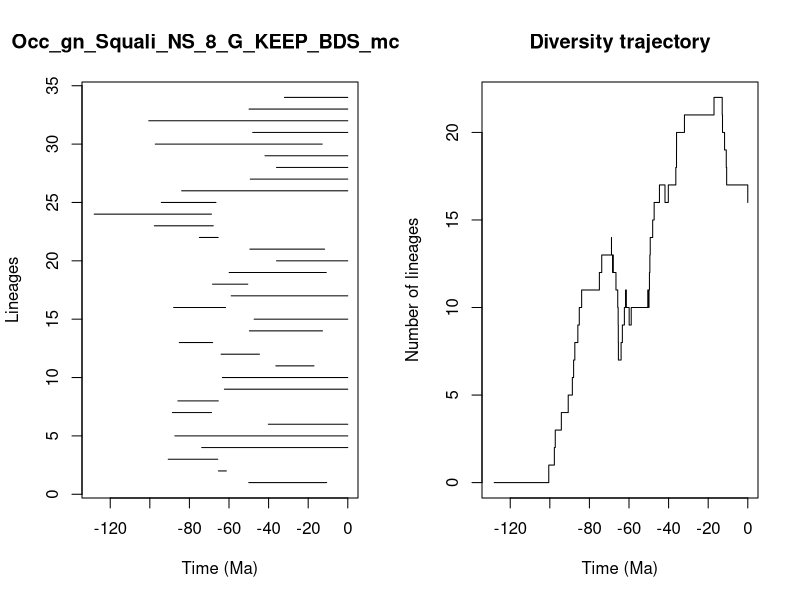

The R script that drew this image:


pdf(file='../Results/Genus_NS/5_MA_bins_EP_FT/pyrate_mcmc_logs/Occ_gn_Squali_NS_8_G_KEEP_BDS_mcmc_LTT.pdf',width=0.6*20, height=0.6*10)
title = "Occ_gn_Squali_NS_8_G_KEEP_BDS_mcmc"
ts=c(50.01218437106623, 65.35923860836238,90.7032174870955,73.77970879799905,87.36866713705236,40.141859354786625,88.62128381344466,85.84440797184071,62.33822261864792,63.35676671707368,36.35256431508054,63.99511127549049,85.12007399311585,49.678069882440646,47.29486449334802,87.98158474402437,58.88138754467516,68.31641871210337,59.916375363663505,35.978945249063564,49.46123000602194,74.96774505012355,97.71162089825106,128.09618282905043,94.18133023795225,83.92214232299361,49.27666474516483,36.00372443272873,41.82166378969334,97.2510258344069,48.042178404974166,100.53030919260078,49.884215935777036,31.994477856344822)
te=c(10.670256005769023, 61.34889775729476,65.69151269784251,0.0,0.0,0.0,68.84514298563032,65.40889277719765,0.0,0.0,17.057365452660964,44.6212481889113,68.24371736194902,12.771760995420964,0.0,61.75257973205328,0.0,50.51000821543911,10.867371267686202,0.0,11.725973602654827,65.47938790222176,67.93533638739899,68.857719205462,66.58676588342188,0.0,0.0,0.0,0.0,12.916026090157393,0.0,0.0,0.0,0.0)
div_traj=c(0, 1,2,3,4,5,6,7,8,9,10,11,12,13,14,13,12,13,12,11,10,9,8,7,8,9,10,11,10,9,10,11,10,11,12,13,14,15,16,17,16,17,18,19,20,21,22,21,20,19,18,17,16)
time_events=c(128.09618282905043, 100.53030919260078,97.71162089825106,97.2510258344069,94.18133023795225,90.7032174870955,88.62128381344466,87.98158474402437,87.36866713705236,85.84440797184071,85.12007399311585,83.92214232299361,74.96774505012355,73.77970879799905,68.857719205462,68.84514298563032,68.31641871210337,68.24371736194902,67.93533638739899,66.58676588342188,65.69151269784251,65.47938790222176,65.40889277719765,65.35923860836238,63.99511127549049,63.35676671707368,62.33822261864792,61.75257973205328,61.34889775729476,59.916375363663505,58.88138754467516,50.51000821543911,50.01218437106623,49.884215935777036,49.678069882440646,49.46123000602194,49.27666474516483,48.042178404974166,47.29486449334802,44.6212481889113,41.82166378969334,40.141859354786625,36.35256431508054,36.00372443272873,35.978945249063564,31.994477856344822,17.057365452660964,12.916026090157393,12.771760995420964,11.725973602654827,10.867371267686202,10.670256005769023,0.0)
                par(mfrow=c(1,2))
                L = length(ts)
                plot(ts, 1:L , xlim=c(-max(ts)-1,0), pch=20, type="n", main=title,xlab="Time (Ma)",ylab="Lineages")
                for (i in 1:L){segments(x0=-te[i],y0=i,x1=-ts[i],y1=i)}    
                t = -time_events
                plot(div_traj ~ t,type="s", main = "Diversity trajectory",xlab="Time (Ma)",ylab="Number of lineages",xlim=c(-max(ts)-1,0))
                abline(v=c(65,200,251,367,445),lty=2,col="gray")
                
